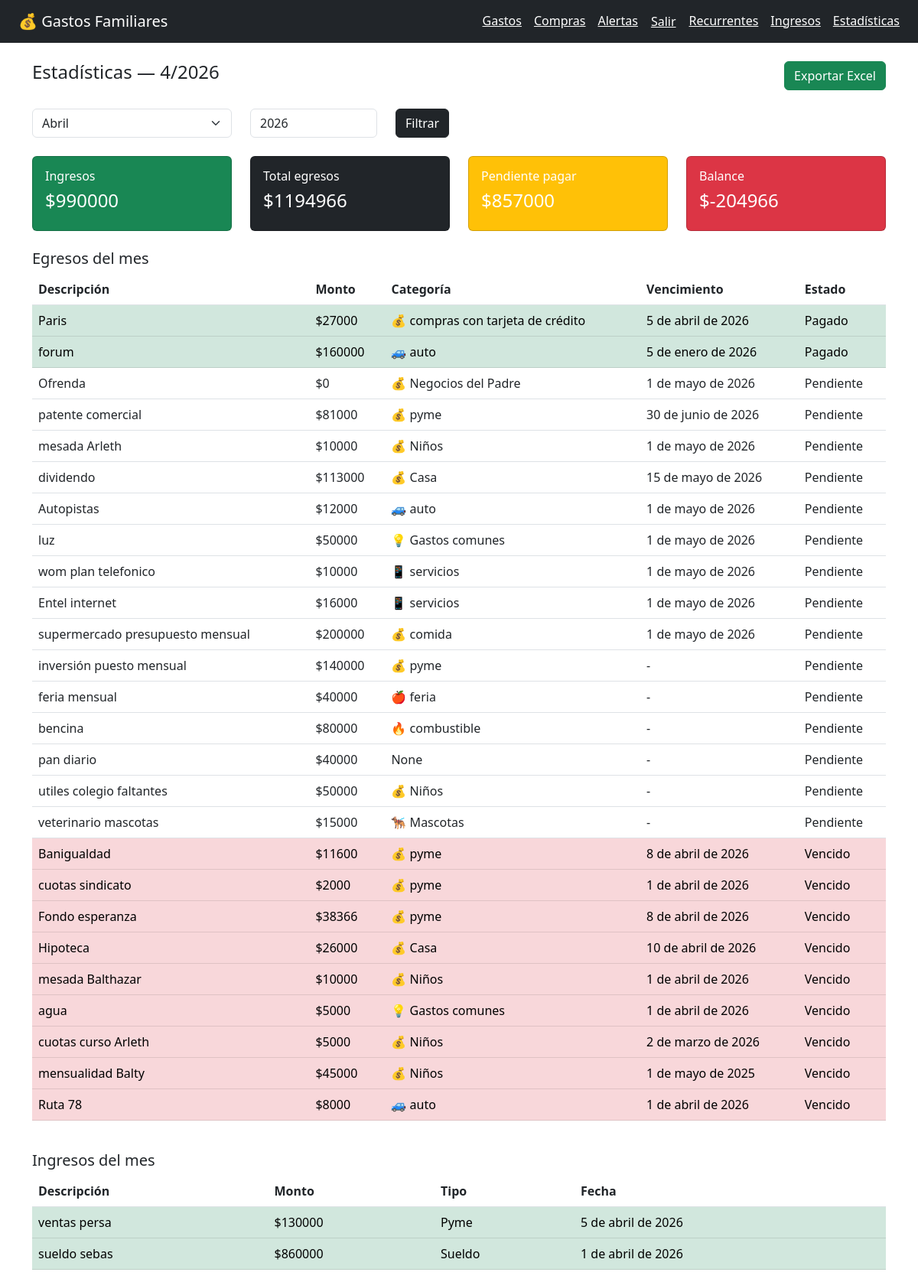
Page /reportes/estadisticas/ (signed in) on the committed database.
### gastos/models.py (models this page shows, shortened)
class Gasto(models.Model): #cada gasto registrado como monto, fecha, etc
    PRIORIDAD_CHOICES = [
        ('urgente', 'Urgente'),
        ('alta', 'Alta'),
        ('normal', 'Normal'),
        ('postergable', 'Postergable'),
    ]
    ESTADO_CHOICES = [
        ('pendiente', 'Pendiente'),
        ('pagado', 'Pagado'),
        ('vencido', 'Vencido'),
    ]
    usuario = models.ForeignKey(User, on_delete=models.CASCADE, related_name='gastos')
    descripcion = models.CharField(max_length=200)
    monto = models.DecimalField(max_digits=12, decimal_places=0, null=True, blank=True)
    categoria = models.ForeignKey(Categoria, on_delete=models.SET_NULL, null=True, blank=True)
    fecha = models.DateField(default=timezone.now)
    fecha_vencimiento = models.DateField(null=True, blank=True)
    prioridad = models.CharField(max_length=20, choices=PRIORIDAD_CHOICES, default='normal')
    estado = models.CharField(max_length=20, choices=ESTADO_CHOICES, default='pendiente')
    notas = models.TextField(blank=True)
    creado_en = models.DateTimeField(auto_now_add=True)
    actualizado_en = models.DateTimeField(auto_now=True)
    class Meta:
        ordering = ['-fecha', '-creado_en']

class Categoria(models.Model): #categorias de gastos
    nombre = models.CharField(max_length=100)
    icono = models.CharField(max_length=10, default='💰')
    color = models.CharField(max_length=7, default='#6366f1')
    class Meta:
        verbose_name_plural = 'categorías'
        ordering = ['nombre']
    def __str__(self):
        return f"{self.icono} {self.nombre}"

class Ingreso(models.Model):
    TIPO_CHOICES = [
        ('sueldo', 'Sueldo'),
        ('extra', 'Extra'),
        ('pyme', 'Pyme'),
        ('otro', 'Otro'),
    ]
    usuario = models.ForeignKey(User, on_delete=models.CASCADE, related_name='ingresos')
    descripcion = models.CharField(max_length=200)
    monto = models.DecimalField(max_digits=12, decimal_places=0)
    tipo = models.CharField(max_length=20, choices=TIPO_CHOICES, default='sueldo')
    fecha = models.DateField(default=timezone.now)
    es_fijo = models.BooleanField(default=False, help_text='Si es fijo se repite cada mes')
    creado_en = models.DateTimeField(auto_now_add=True)
    class Meta:
        ordering = ['-fecha']

### reportes/views.py (the view)
# urls.py: path('estadisticas/', views.estadisticas, name='estadisticas'),
@login_required
def estadisticas(request):
    hoy = timezone.now().date()
    año = int(request.GET.get('año', hoy.year))
    mes = int(request.GET.get('mes', hoy.month))
    gastos = Gasto.objects.filter(
        usuario=request.user,
        fecha__year=año,
        fecha__month=mes,
    ).select_related('categoria').order_by('estado', '-fecha')
    ingresos = Ingreso.objects.filter(
        usuario=request.user,
        fecha__year=año,
        fecha__month=mes,
    )
    total_egresos = gastos.aggregate(t=Sum('monto'))['t'] or 0
    total_pagado = gastos.filter(estado='pagado').aggregate(t=Sum('monto'))['t'] or 0
    total_pendiente = gastos.filter(estado='pendiente').aggregate(t=Sum('monto'))['t'] or 0
    total_ingresos = ingresos.aggregate(t=Sum('monto'))['t'] or 0
    balance = total_ingresos - total_egresos
    return render(request, 'gastos/estadisticas.html', {
        'gastos': gastos,
        'ingresos': ingresos,
        'total_egresos': total_egresos,
        'total_pagado': total_pagado,
        'total_pendiente': total_pendiente,
        'total_ingresos': total_ingresos,
        'balance': balance,
        'mes': mes,
        'año': año,
        'hoy': hoy,
    })

### templates/gastos/estadisticas.html (shortened to what this page needs)
{% extends 'gastos/base.html' %}
{% block contenido %}
<div class="d-flex justify-content-between mb-4">
    <h4>Estadísticas — {{ mes }}/{{ año }}</h4>
    <a href="{% url 'exportar_excel' %}" class="btn btn-success">Exportar Excel</a>
</div>
<form method="get" class="row mb-4">
    <div class="col-md-3">
        <select name="mes" class="form-select">
            <option value="4" {% if mes == 4 %}selected{% endif %}>Abril</option>
        </select>
    </div>
    <div class="col-md-2">
        <input type="number" name="año" class="form-control" value="{{ año }}">
    </div>
    <div class="col-md-2">
        <button class="btn btn-dark">Filtrar</button>
    </div>
</form>
<div class="row mb-4">
    <div class="col-md-3">
        <div class="card text-white bg-success">
            <div class="card-body">
                <h6>Ingresos</h6>
                <h4>${{ total_ingresos|floatformat:0 }}</h4>
            </div>
        </div>
    </div>
    <div class="col-md-3">
        <div class="card text-white bg-dark">
            <div class="card-body">
                <h6>Total egresos</h6>
                <h4>${{ total_egresos|floatformat:0 }}</h4>
            </div>
        </div>
    </div>
    <div class="col-md-3">
        <div class="card text-white bg-warning">
            <div class="card-body">
                <h6>Pendiente pagar</h6>
                <h4>${{ total_pendiente|floatformat:0 }}</h4>
            </div>
        </div>
    </div>
    <div class="col-md-3">
        <div class="card text-white {% if balance >= 0 %}bg-info{% else %}bg-danger{% endif %}">
            <div class="card-body">
                <h6>Balance</h6>
                <h4>${{ balance|floatformat:0 }}</h4>
            </div>
        </div>
    </div>
</div>
<h5>Egresos del mes</h5>
<div class="table-responsive">
<table class="table table-hover">
    <thead>
        <tr>
            <th>Descripción</th>
            <th>Monto</th>
            <th>Categoría</th>
            <th>Vencimiento</th>
            <th>Estado</th>
        </tr>
    </thead>
    <tbody>
        {% for g in gastos %}
        <tr class="{% if g.estado == 'vencido' %}table-danger{% elif g.estado == 'pagado' %}table-success{% endif %}">
            <td>{{ g.descripcion }}</td>
            <td>${{ g.monto|floatformat:0 }}</td>
            <td>{{ g.categoria }}</td>
            <td>{{ g.fecha_vencimiento|default:"-" }}</td>
            <td>{{ g.get_estado_display }}</td>
        </tr>
        {% empty %}
        <tr><td colspan="5" class="text-center">Sin egresos este mes</td></tr>
        {% endfor %}
    </tbody>
</table>
</div>
<h5 class="mt-4">Ingresos del mes</h5>
<div class="table-responsive">
<table class="table table-hover">
    <thead>
        <tr>
            <th>Descripción</th>
            <th>Monto</th>
            <th>Tipo</th>
            <th>Fecha</th>
        </tr>
    </thead>
    <tbody>
        {% for i in ingresos %}
        <tr class="table-success">
            <td>{{ i.descripcion }}</td>
            <td>${{ i.monto|floatformat:0 }}</td>
            <td>{{ i.get_tipo_display }}</td>
            <td>{{ i.fecha }}</td>
        </tr>
        {% empty %}
        <tr><td colspan="4" class="text-center">Sin ingresos este mes</td></tr>
        {% endfor %}
    </tbody>
</table>
</div>
{% endblock %}

### templates/gastos/base.html (style rules this page uses)
.table-responsive { overflow-x: auto; }

### rows in the picture
Gasto: descripcion "Paris", monto "27000", categoria "💰 compras con tarjeta de crédito", fecha_vencimiento "5 de abril de 2026", estado "Pagado"
Gasto: descripcion "forum", monto "160000", categoria "🚙 auto", fecha_vencimiento "5 de enero de 2026", estado "Pagado"
Gasto: descripcion "Ofrenda", monto "0", categoria "💰 Negocios del Padre", fecha_vencimiento "1 de mayo de 2026", estado "Pendiente"
Gasto: descripcion "patente comercial", monto "81000", categoria "💰 pyme", fecha_vencimiento "30 de junio de 2026", estado "Pendiente"
Gasto: descripcion "mesada Arleth", monto "10000", categoria "💰 Niños", fecha_vencimiento "1 de mayo de 2026", estado "Pendiente"
Gasto: descripcion "dividendo", monto "113000", categoria "💰 Casa", fecha_vencimiento "15 de mayo de 2026", estado "Pendiente"
Gasto: descripcion "Autopistas", monto "12000", categoria "🚙 auto", fecha_vencimiento "1 de mayo de 2026", estado "Pendiente"
Gasto: descripcion "luz", monto "50000", categoria "💡 Gastos comunes", fecha_vencimiento "1 de mayo de 2026", estado "Pendiente"
Gasto: descripcion "wom plan telefonico", monto "10000", categoria "📱 servicios", fecha_vencimiento "1 de mayo de 2026", estado "Pendiente"
Gasto: descripcion "Entel internet", monto "16000", categoria "📱 servicios", fecha_vencimiento "1 de mayo de 2026", estado "Pendiente"
Gasto: descripcion "supermercado presupuesto mensual", monto "200000", categoria "💰 comida", fecha_vencimiento "1 de mayo de 2026", estado "Pendiente"
Gasto: descripcion "inversión puesto mensual", monto "140000", categoria "💰 pyme", fecha_vencimiento "-", estado "Pendiente"
Gasto: descripcion "feria mensual", monto "40000", categoria "🍎 feria", fecha_vencimiento "-", estado "Pendiente"
Gasto: descripcion "bencina", monto "80000", categoria "🔥 combustible", fecha_vencimiento "-", estado "Pendiente"
Gasto: descripcion "pan diario", monto "40000", categoria "None", fecha_vencimiento "-", estado "Pendiente"
Gasto: descripcion "utiles colegio faltantes", monto "50000", categoria "💰 Niños", fecha_vencimiento "-", estado "Pendiente"
Gasto: descripcion "veterinario mascotas", monto "15000", categoria "🐕‍🦺 Mascotas", fecha_vencimiento "-", estado "Pendiente"
Gasto: descripcion "Banigualdad", monto "11600", categoria "💰 pyme", fecha_vencimiento "8 de abril de 2026", estado "Vencido"
Gasto: descripcion "cuotas sindicato", monto "2000", categoria "💰 pyme", fecha_vencimiento "1 de abril de 2026", estado "Vencido"
Gasto: descripcion "Fondo esperanza", monto "38366", categoria "💰 pyme", fecha_vencimiento "8 de abril de 2026", estado "Vencido"
Gasto: descripcion "Hipoteca", monto "26000", categoria "💰 Casa", fecha_vencimiento "10 de abril de 2026", estado "Vencido"
Gasto: descripcion "mesada Balthazar", monto "10000", categoria "💰 Niños", fecha_vencimiento "1 de abril de 2026", estado "Vencido"
Gasto: descripcion "agua", monto "5000", categoria "💡 Gastos comunes", fecha_vencimiento "1 de abril de 2026", estado "Vencido"
Gasto: descripcion "cuotas curso Arleth", monto "5000", categoria "💰 Niños", fecha_vencimiento "2 de marzo de 2026", estado "Vencido"
Gasto: descripcion "mensualidad Balty", monto "45000", categoria "💰 Niños", fecha_vencimiento "1 de mayo de 2025", estado "Vencido"
Gasto: descripcion "Ruta 78", monto "8000", categoria "🚙 auto", fecha_vencimiento "1 de abril de 2026", estado "Vencido"
Ingreso: descripcion "ventas persa", monto "130000", tipo "Pyme", fecha "5 de abril de 2026"
Ingreso: descripcion "sueldo sebas", monto "860000", tipo "Sueldo", fecha "1 de abril de 2026"

### other values in the picture
{{ mes }} "4"
{{ año }} "2026"
{{ total_ingresos|floatformat:0 }} "990000"
{{ total_egresos|floatformat:0 }} "1194966"
{{ total_pendiente|floatformat:0 }} "857000"
{{ balance|floatformat:0 }} "-204966"
